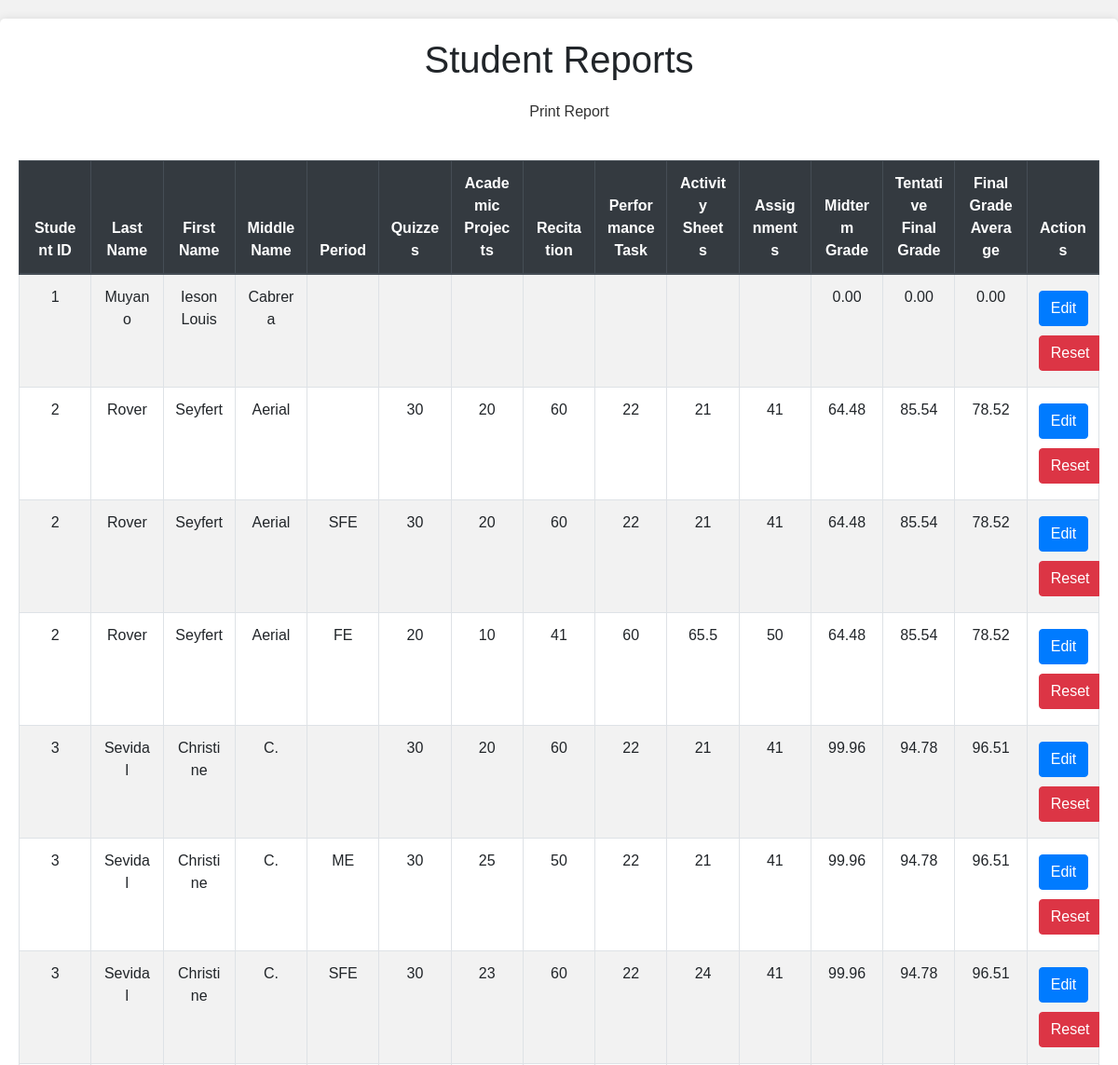
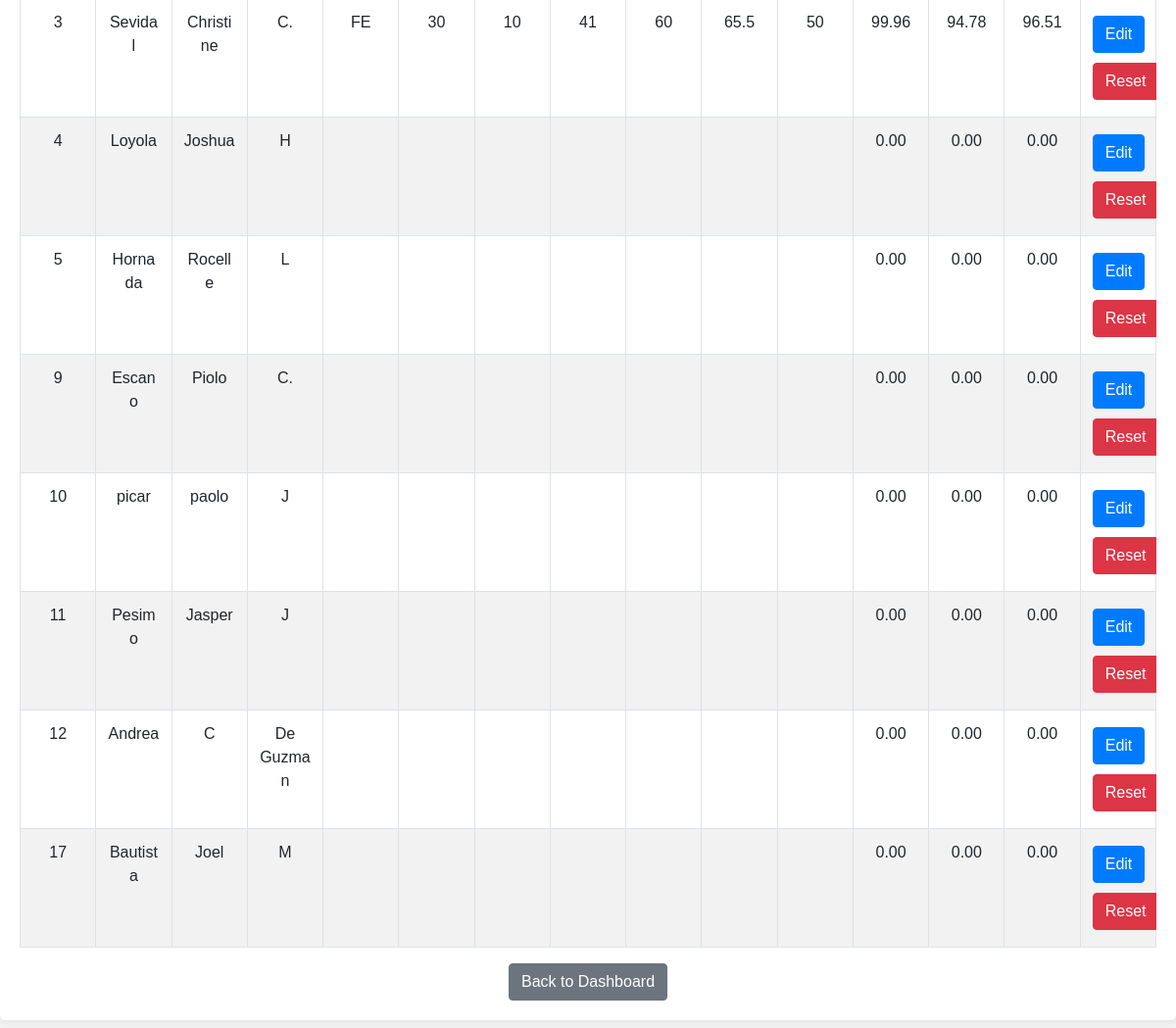
Before: /edit_grades.php with the older database file (2 pictures, top to bottom).
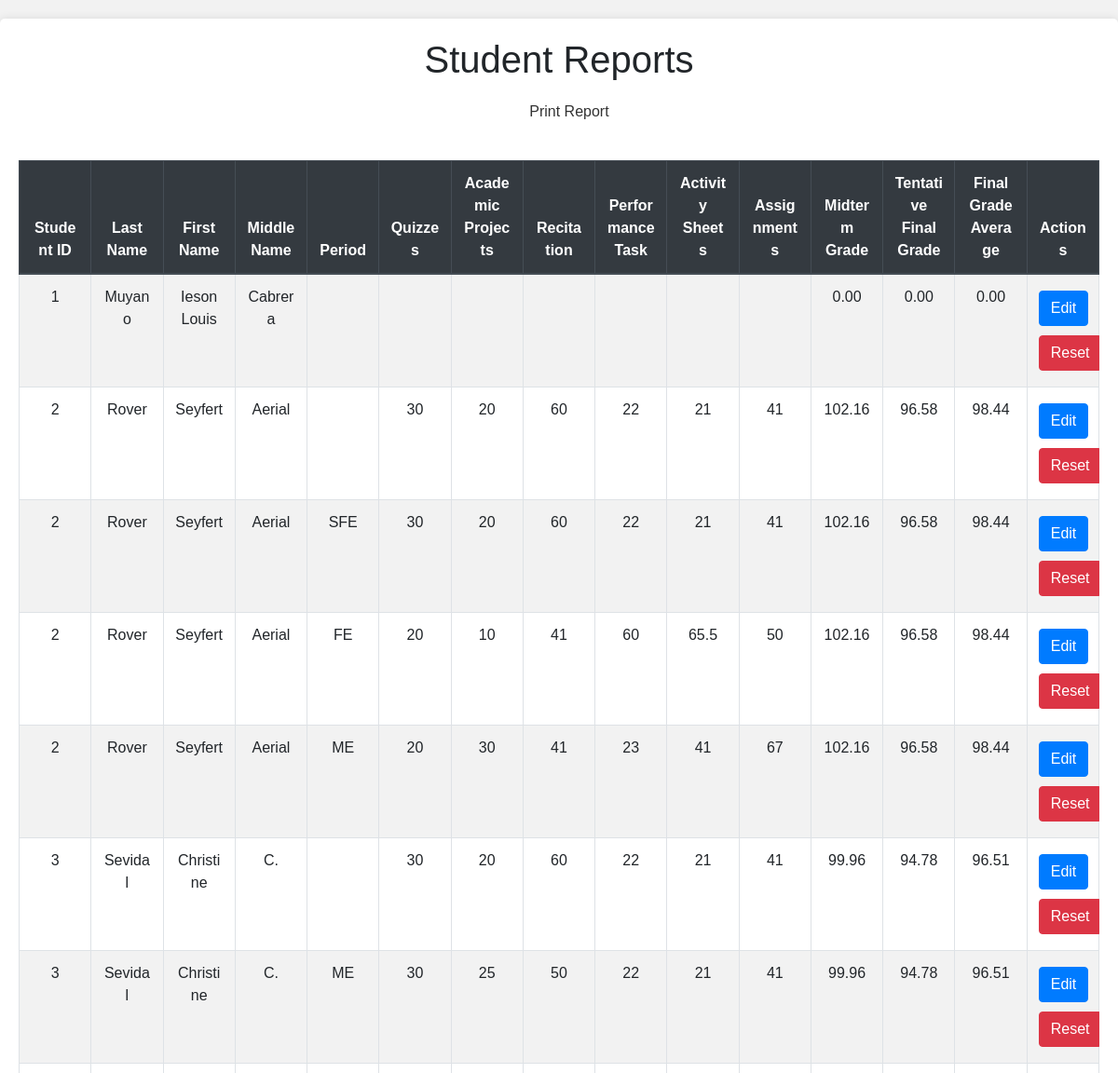
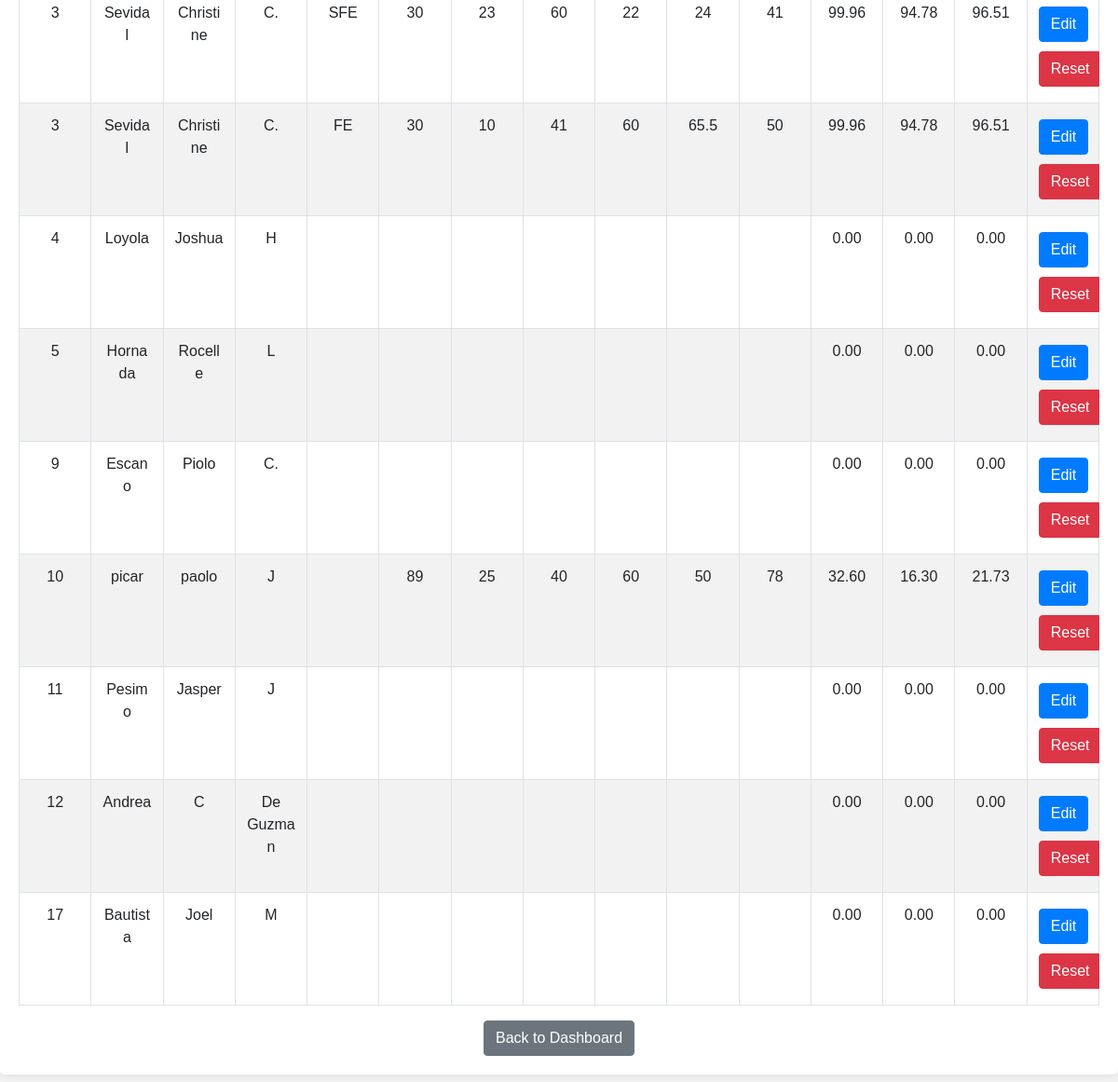
After: the same page with the newer database file (2 pictures, top to bottom).
### tables this page shows
CREATE TABLE `students` (
  `id` int(11) NOT NULL,
  `lastname` varchar(50) NOT NULL,
  `firstname` varchar(50) NOT NULL,
  `middlename` varchar(50) NOT NULL,
  `gender` enum('Male','Female') NOT NULL,
  `birthdate` date NOT NULL,
  `birthplace` varchar(100) NOT NULL,
  `address` text NOT NULL,
  `father` varchar(100) NOT NULL,
  `mother` varchar(100) NOT NULL,
  `created_at` timestamp NOT NULL DEFAULT current_timestamp(),
  `course` enum('BSIT','BSCS') NOT NULL
);

CREATE TABLE `grades` (
  `id` int(11) NOT NULL,
  `student_id` int(11) DEFAULT NULL,
  `course_id` int(11) DEFAULT NULL,
  `period` enum('1','2','3','4','ME','SFE','FE') DEFAULT NULL,
  `quizzes` float DEFAULT NULL,
  `academic_projects` float DEFAULT NULL,
  `recitation` float DEFAULT NULL,
  `performance_task` float DEFAULT NULL,
  `activity_sheets` float DEFAULT NULL,
  `assignments` float DEFAULT NULL,
  `prelim_exam` float DEFAULT NULL,
  `midterm_exam` float DEFAULT NULL,
  `semi_final_exam` float DEFAULT NULL,
  `final_exam` float DEFAULT NULL,
  `exam_score` float DEFAULT NULL,
  `remarks` varchar(20) DEFAULT NULL
);

### edit_grades.php (the view, shortened to what the changed rows need)
<?php
include 'config.php';
$sql = "SELECT students.id as student_id, students.lastname, students.firstname, students.middlename,
        grades.id as grade_id, grades.period, grades.quizzes, grades.academic_projects, grades.recitation,
        grades.performance_task, grades.activity_sheets, grades.assignments
        FROM students
        LEFT JOIN grades ON students.id = grades.student_id";
$result = $conn->query($sql);
function compute_class_standing($student_id) {
    global $conn;
    $sql = "SELECT * FROM grades WHERE student_id=$student_id";
    $result = $conn->query($sql);
    $CS = 0;
    while ($row = $result->fetch_assoc()) {
        $CS += $row['quizzes'] * 0.05 +
               $row['academic_projects'] * 0.10 +
               $row['recitation'] * 0.10 +
               $row['performance_task'] * 0.20 +
               $row['activity_sheets'] * 0.20 +
               $row['assignments'] * 0.10;
    }
    return $CS;
}
function compute_midterm_grade($student_id) {
    global $conn;
    $CS = compute_class_standing($student_id);
    $sql = "SELECT * FROM grades WHERE student_id=$student_id AND period='ME'";
    $result = $conn->query($sql);
    $ME = 0;
    if ($row = $result->fetch_assoc()) {
        $ME = $row['midterm_exam'];
    }
    return ($ME + 4 * $CS) / 5;
}
function compute_tentative_final_grade($student_id) {
    global $conn;
    $CS = compute_class_standing($student_id);
    $sql = "SELECT * FROM grades WHERE student_id=$student_id AND period='SFE'";
    $result = $conn->query($sql);
    $SFE = 0;
    if ($row = $result->fetch_assoc()) {
        $SFE = $row['semi_final_exam'];
    }
    return ($SFE + 4 * $CS) / 5;
}
function compute_final_grade($student_id) {
    global $conn;
    $TFG = compute_tentative_final_grade($student_id);
    $sql = "SELECT * FROM grades WHERE student_id=$student_id AND period='FE'";
    $result = $conn->query($sql);
    $FE = 0;
    if ($row = $result->fetch_assoc()) {
        $FE = $row['final_exam'];
    }
    return ($TFG + $FE) / 2;
}
function compute_final_grade_average($student_id) {
    $MG = compute_midterm_grade($student_id);
    $FG = compute_final_grade($student_id);
    return ($MG + 2 * $FG) / 3;
}
?>
<!DOCTYPE html>
<html lang="en">
<head>
    <link rel="stylesheet" href="assets/css/all.min.css">
    <link rel="stylesheet" href="assets/css/bootstrap.min.css">
</head>
<body>
    <div class="container">
        <h1>Student Reports</h1>
        <div class="table-responsive">
            <table class="table table-bordered table-striped">
                <thead class="thead-dark">
                    <tr>
                        <th>Student ID</th>
                        <th>Last Name</th>
                        <th>First Name</th>
                        <th>Middle Name</th>
                        <th>Period</th>
                        <th>Quizzes</th>
                        <th>Academic Projects</th>
                        <th>Recitation</th>
                        <th>Performance Task</th>
                        <th>Activity Sheets</th>
                        <th>Assignments</th>
                        <th>Midterm Grade</th>
                        <th>Tentative Final Grade</th>
                        <th>Final Grade Average</th>
                        <th>Actions</th>
                    </tr>
                </thead>
                <tbody>
                    <?php while ($row = $result->fetch_assoc()): ?>
                        <?php
                        $student_id = $row['student_id'];
                        $midterm_grade = compute_midterm_grade($student_id, $conn);
                        $tentative_final_grade = compute_final_grade($student_id, $conn);
                        $final_grade_average = compute_final_grade_average($student_id, $conn);
                        ?>
                        <tr>
                            <td><?php echo htmlspecialchars($row['student_id']); ?></td>
                            <td><?php echo htmlspecialchars($row['lastname']); ?></td>
                            <td><?php echo htmlspecialchars($row['firstname']); ?></td>
                            <td><?php echo htmlspecialchars($row['middlename']); ?></td>
                            <td><?php echo htmlspecialchars($row['period']); ?></td>
                            <td><?php echo htmlspecialchars($row['quizzes']); ?></td>
                            <td><?php echo htmlspecialchars($row['academic_projects']); ?></td>
                            <td><?php echo htmlspecialchars($row['recitation']); ?></td>
                            <td><?php echo htmlspecialchars($row['performance_task']); ?></td>
                            <td><?php echo htmlspecialchars($row['activity_sheets']); ?></td>
                            <td><?php echo htmlspecialchars($row['assignments']); ?></td>
                            <td><?php echo htmlspecialchars(number_format($midterm_grade, 2)); ?></td>
                            <td><?php echo htmlspecialchars(number_format($tentative_final_grade, 2)); ?></td>
                            <td><?php echo htmlspecialchars(number_format($final_grade_average, 2)); ?></td>
                            <td>
                                <button class="btn btn-primary btn-action" data-toggle="modal" data-target="#editModal" data-student-id="<?php echo $student_id; ?>">Edit</button>
                                <a href="reset_student.php?student_id=<?php echo $student_id; ?>" class="btn btn-danger btn-action" onclick="return confirm('Are you sure you want to reset this student\'s grades?');">Reset</a>
                            </td>
                        </tr>
                    <?php endwhile; ?>
                </tbody>
            </table>
        </div>
    </div>
</body>
</html>

Changed rows visible on the page:
no longer on this page (row unchanged): students: id "10", lastname "picar", firstname "paolo", middlename "J", midterm_grade "0.00", tentative_final_grade "0.00", final_grade_average "0.00"
computed for grades (number 1 of 9 on the later page): student.midterm_exam "64.48" → "102.16"; tentative_final_grade "85.54" → "96.58"; final_grade_average "78.52" → "98.44"
computed for grades (number 2 of 9 on the later page): student.midterm_exam "64.48" → "102.16"; tentative_final_grade "85.54" → "96.58"; final_grade_average "78.52" → "98.44"
computed for grades (number 3 of 9 on the later page): student.midterm_exam "64.48" → "102.16"; tentative_final_grade "85.54" → "96.58"; final_grade_average "78.52" → "98.44"
added grades: student "2", student.lastname "Rover", student.firstname "Seyfert", student.middlename "Aerial", period "ME", quizzes "20", academic_projects "30", recitation "41", performance_task "23", activity_sheets "41", assignments "67", midterm_grade "102.16", tentative_final_grade "96.58", final_grade_average "98.44"
added grades: student "10", student.lastname "picar", student.firstname "paolo", student.middlename "J", quizzes "89", academic_projects "25", recitation "40", performance_task "60", activity_sheets "50", assignments "78", midterm_grade "32.60", tentative_final_grade "16.30", final_grade_average "21.73"
